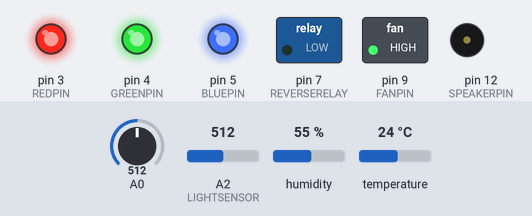
This sketch was run on a simulated Arduino Uno, built with avr-gcc and run on an emulated ATmega328P. Shown: switched loads named in the sketch (green lamp = pin HIGH), output pins drawn as LEDs (lit = HIGH), buzzer (waves = sounding, pin HIGH). Inputs (shaded band) come from the test bench; at power-on: A0 = 512, A2 (LIGHTSENSOR) = 512, humidity 55 %, temperature 24 °C. The local clock reads 2024-03-15 10:24:30 at power-on unless the sketch sets it; what the sketch prints to the serial monitor is not drawn.

Above: at 24.9 s.
At 30.2 s:
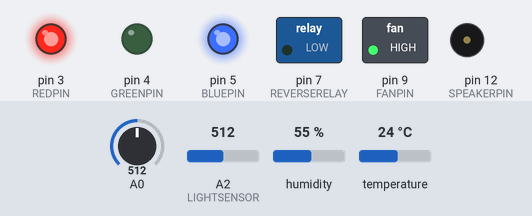
At 31.0 s:
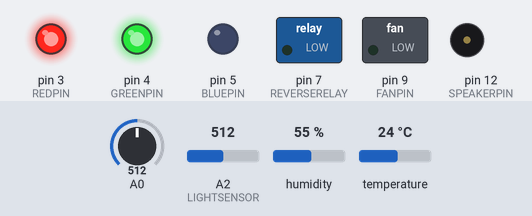
Timing chart, 0 to 32.5 s (numbered marks = the images above):
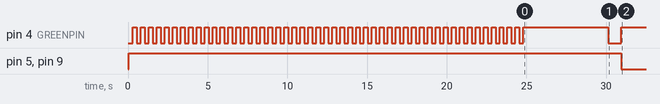

The sketch:

Dapur_complete.ino
```cpp
#include <SoftwareSerial.h>
#include <EEPROM.h>
#include <Wire.h>
#include <DHT.h>

// ----------------------- Bluetooth --------------------------------
SoftwareSerial Genotronex(10, 11); // RX, TX
String BluetoothData; // the data given from Computer
char inData[50]; // Allocate some space for the string
char inChar=-1; // Where to store the character read
byte index = 0; // Index into array; where to store the character

// ----------------------- Temperature DHT --------------------------
#define         DHTPIN A1
#define         DHTTYPE DHT11                         // DHT 11 which is derived from the chart in datasheet
#define         DHTTYPE DHT11
DHT dht(DHTPIN, DHTTYPE);
bool IsDHTEnabled = true;

// ----------------------- Movement PIR -----------------------------------
int PIRPIN = 8;               // choose the input pin (for PIR sensor)
int pirState = LOW;             // we start, assuming no motion detected
int val = 0;                    // variable for reading the pin status
bool IsPirEnabled = true;

// ----------------------- Sirene ----------------------------------------
int SPEAKERPIN = 12;
bool IsPanicActive = false;
bool IsSireneEnabled = true;

// ----------------------- CLock ----------------------------------------
#define DS3231_I2C_ADDRESS 0x68
double startingMinute;
bool isFirstFifteen;

// ------------------------ FAN ------------------------------------------
int FANPIN = 9;
double FANRUNTIME = 5; // in minutes
bool IsFanEnabled = true;
bool IsFanOn = false;
bool IsForcedOn = false;
int LastHour = 25;

// ----------------------- LED STATUS -----------------------------------
int REDPIN = 3;
int GREENPIN = 4;
int BLUEPIN = 5;
int LoopCounter = 0;

// ------------------------ FAN REVERSAL BUTTON --------------------------
int LIGHTSENSOR = 2;
int REVERSERELAY = 7;
bool IsReverseEnabled = false;

/************************MQ-2 Gas Sensor************************************/
#define         MQ_PIN                       (0)     //define which analog input channel you are going to use
#define         RL_VALUE                     (5)     //define the load resistance on the board, in kilo ohms
#define         RO_CLEAN_AIR_FACTOR          (9.83)  //RO_CLEAR_AIR_FACTOR=(Sensor resistance in clean air)/RO,
                                                     //which is derived from the chart in datasheet

#define         CALIBARAION_SAMPLE_TIMES     (50)    //define how many samples you are going to take in the calibration phase
#define         CALIBRATION_SAMPLE_INTERVAL  (500)   //define the time interal(in milisecond) between each samples in the
                                                     //cablibration phase
#define         READ_SAMPLE_INTERVAL         (50)    //define how many samples you are going to take in normal operation
#define         READ_SAMPLE_TIMES            (5)     //define the time interal(in milisecond) between each samples in
                                                     //normal operation
#define         GAS_LPG                      (0)
#define         GAS_CO                       (1)
#define         GAS_SMOKE                    (2)

float           LPGCurve[3]  =  {2.3,0.21,-0.47};   //two points are taken from the curve.
                                                    //with these two points, a line is formed which is "approximately equivalent"
                                                    //to the original curve.
                                                    //data format:{ x, y, slope}; point1: (lg200, 0.21), point2: (lg10000, -0.59)
float           COCurve[3]  =  {2.3,0.72,-0.34};    //two points are taken from the curve.
                                                    //with these two points, a line is formed which is "approximately equivalent"
                                                    //to the original curve.
                                                    //data format:{ x, y, slope}; point1: (lg200, 0.72), point2: (lg10000,  0.15)
float           SmokeCurve[3] ={2.3,0.53,-0.44};    //two points are taken from the curve.
                                                    //with these two points, a line is formed which is "approximately equivalent"
                                                    //to the original curve.
                                                    //data format:{ x, y, slope}; point1: (lg200, 0.53), point2: (lg10000,  -0.22)
float           Ro           =  10;                 //Ro is initialized to 10 kilo ohms

bool IsGasSensorEnable = true;
bool IsGasLeaking = false;
int GasTreshold = 30;

String LoadSettings(bool phoneRequest)
{
  char value[512];
  for(int i=0; i<=512; i++)
  {
    value[i]= (char)EEPROM.read(i);
    Serial.println((char)EEPROM.read(i));
  }

  String settingString;
  char *p = value;
  Serial.println("XXXXXXXXXXXXXXX");
  //Serial.println(value);
  char *str;
  int i = 0;
  while ((str = strtok_r(p, ";", &p)) != NULL) // delimiter is the semicolon
  {
    bool isSkipped;
    if(str[i] == 'S') // speaker
    {
      IsSireneEnabled = (bool)str[i+2];
      Serial.print("Speaker status:");
      Serial.println(IsSireneEnabled);
    }
    else if(str[i] == 'P') // PIR
    {
      if(str[i+2] == '0')
        IsPirEnabled = false;
      else if(str[i+2] == '1')
        IsPirEnabled = true;

      Serial.print("PIR status:");
      Serial.println(IsPirEnabled);
    }
    else if(str[i] == 'T') // DHT
    {
      IsDHTEnabled = (bool)str[i+2];
      Serial.print("DHT status:");
      Serial.println(IsDHTEnabled);
    }
    else if(str[i] == 'G') // MQ2
    {
      IsGasSensorEnable = (bool)str[i+2];
      Serial.print("MQ2 status:");
      Serial.println(IsGasSensorEnable);
    }
    else if(str[i] == 'F') // Fan
    {
      IsFanEnabled = (bool)str[i+2];

      Serial.print("FAN status:");
      Serial.println(IsFanEnabled);
    }
    //else if(str[i] == 'D') // Timer
    //  FANRUNTIME = (
    else
    {
      isSkipped = true;
    }

    if(!isSkipped)
    {
      settingString += str[i] + str[i+1] + str[i+2] + ";";
    }

    Serial.println(str);
  }

  return settingString;
}

void UpdateSettings(String settingValue)
{
  Serial.println("UPDATING");
  for(int i = 0; i < settingValue.length(); i++)
  {
    EEPROM.write(i, (byte)settingValue[i]);
    Serial.println(settingValue[i]);
  }
  LoadSettings(false);
}

String InputReader() {
  index = 0;
  while (Genotronex.available() > 0) // Don't read unless
                                 // there you know there is data
  {
      if(index < 50) // One less than the size of the array
      {
          inChar = Genotronex.read(); // Read a character
          inData[index] = inChar; // Store it
          index++; // Increment where to write next
          inData[index] = '\0'; // Null terminate the string
      }
      //Genotronex.flush();
      //Serial.println(inData);
  }

  Serial.print(inData);
  Serial.print("-------");
  //Serial.println(This);
  String result = String(inData);
//  if (strcmp(inData,This)  == 0)
//  {
//
//      result = true;
//  }
//  result = false;

  for (int i=0;i<50;i++)
  {
    inData[i]=0;
  }
  index=0;

  return result;
}

// Get Movement Reading
bool GetMovementReadings()
{
  if(!IsPirEnabled)
  {
    return false;
  }

  val = digitalRead(PIRPIN);  // read input value
  if (val == HIGH) {            // check if the input is HIGH
    if (pirState == LOW)
    {
      // we have just turned on
      Serial.println("Motion detected!");
      // We only want to print on the output change, not state
      pirState = HIGH;
    }
  }
  else
  {
    if (pirState == HIGH)
    {
      // we have just turned off
      Serial.println("Motion ended!");
      // We only want to print on the output change, not state
      pirState = LOW;
    }
  }

  if(IsSireneEnabled)
  {
    digitalWrite(SPEAKERPIN, pirState);
  }

  return pirState;
}

// Get MQ2 Sensor value
String GetAirReadings()
{
  String mq2Info = "~L:";
  int lpg = (MQGetGasPercentage(MQRead(MQ_PIN)/Ro,GAS_LPG));
  mq2Info += lpg;
  mq2Info += "~|~C:";
  int co = (MQGetGasPercentage(MQRead(MQ_PIN)/Ro,GAS_CO));
  mq2Info += co;
  mq2Info += "~|~S:";
  int smoke = (MQGetGasPercentage(MQRead(MQ_PIN)/Ro,GAS_SMOKE));
  mq2Info += smoke;
  mq2Info += "~|";

  IsGasLeaking = (lpg > GasTreshold) || (co > GasTreshold) || (smoke > GasTreshold);
  if(IsGasLeaking)
  {
    digitalWrite(REDPIN, LOW);
    digitalWrite(GREENPIN, HIGH);
    digitalWrite(SPEAKERPIN, HIGH);
  }
  else
  {
    digitalWrite(REDPIN, HIGH);
    digitalWrite(SPEAKERPIN, LOW);
  }

  return mq2Info;
}

// Get Temperature reading
String GetTemperature()
{
  String tempInfo;
  String temp;

  tempInfo += "T:";
  //dtostrf(dht.readTemperature(),3, 1, temp);
  tempInfo += String(dht.readTemperature(), 1);
  //tempInfo += temp;
  tempInfo += "~|";

  tempInfo += "~H:";
  //dtostrf(dht.readHumidity(),3, 1, temp);
  tempInfo += String(dht.readHumidity(),1);
  //tempInfo += temp;
  tempInfo += "~|";

  return tempInfo;
}

void readDS3231time(byte *second,
byte *minute,
byte *hour,
byte *dayOfWeek,
byte *dayOfMonth,
byte *month,
byte *year)
{
  Wire.beginTransmission(DS3231_I2C_ADDRESS);
  Wire.write(0); // set DS3231 register pointer to 00h
  Wire.endTransmission();
  Wire.requestFrom(DS3231_I2C_ADDRESS, 7);
  // request seven bytes of data from DS3231 starting from register 00h
  *second = bcdToDec(Wire.read() & 0x7f);
  *minute = bcdToDec(Wire.read());
  *hour = bcdToDec(Wire.read() & 0x3f);
  *dayOfWeek = bcdToDec(Wire.read());
  *dayOfMonth = bcdToDec(Wire.read());
  *month = bcdToDec(Wire.read());
  *year = bcdToDec(Wire.read());
}

bool GetFanTimer()
{
  byte second, minute, hour, dayOfWeek, dayOfMonth, month, year;
  // retrieve data from DS3231
  readDS3231time(&second, &minute, &hour, &dayOfWeek, &dayOfMonth, &month,&year);
//  if(hour % 2 == 0)
//  {

    if(LastHour != hour)
    {
      startingMinute = minute;
      isFirstFifteen = true;
      LastHour = hour;
      Serial.println("gethere!!!!!!!~~~~~~~~~~~~~~~~~");
    }

    if(isFirstFifteen)
    {
      Serial.print("Starting");
      Serial.println(startingMinute);
      if(startingMinute <  (60 - FANRUNTIME) && minute > startingMinute + FANRUNTIME)
      {
        Serial.println("123gethere!!!!!!!~~~~~~~~~~~~~~~~~");
        isFirstFifteen = false;
        return false;
      }
      else if(startingMinute >= (60 - FANRUNTIME) && (startingMinute + FANRUNTIME) - 60 > minute)
      {
        Serial.println("qwertygethere!!!!!!!~~~~~~~~~~~~~~~~~");
        isFirstFifteen = false;
        return false;
      }
      else
      {
        Serial.println("HEREHERE");
        return true;
      }
    }
//  }
return false;
}


/****************** MQResistanceCalculation ****************************************
Input:   raw_adc - raw value read from adc, which represents the voltage
Output:  the calculated sensor resistance
Remarks: The sensor and the load resistor forms a voltage divider. Given the voltage
         across the load resistor and its resistance, the resistance of the sensor
         could be derived.
************************************************************************************/
float MQResistanceCalculation(int raw_adc)
{
  return ( ((float)RL_VALUE*(1023-raw_adc)/raw_adc));
}

/***************************** MQCalibration ****************************************
Input:   mq_pin - analog channel
Output:  Ro of the sensor
Remarks: This function assumes that the sensor is in clean air. It use
         MQResistanceCalculation to calculates the sensor resistance in clean air
         and then divides it with RO_CLEAN_AIR_FACTOR. RO_CLEAN_AIR_FACTOR is about
         10, which differs slightly between different sensors.
************************************************************************************/
float MQCalibration(int mq_pin)
{
  int i;
  float val=0;

  for (i=0;i<CALIBARAION_SAMPLE_TIMES;i++) {            //take multiple samples
    digitalWrite(GREENPIN, 0);
    val += MQResistanceCalculation(analogRead(mq_pin));
    delay(CALIBRATION_SAMPLE_INTERVAL / 2);
    digitalWrite(GREENPIN, 1);
    delay(CALIBRATION_SAMPLE_INTERVAL / 2);
  }
  val = val/CALIBARAION_SAMPLE_TIMES;                   //calculate the average value

  val = val/RO_CLEAN_AIR_FACTOR;                        //divided by RO_CLEAN_AIR_FACTOR yields the Ro
                                                        //according to the chart in the datasheet
  return val;
}
/*****************************  MQRead *********************************************
Input:   mq_pin - analog channel
Output:  Rs of the sensor
Remarks: This function use MQResistanceCalculation to caculate the sensor resistenc (Rs).
         The Rs changes as the sensor is in the different consentration of the target
         gas. The sample times and the time interval between samples could be configured
         by changing the definition of the macros.
************************************************************************************/
float MQRead(int mq_pin)
{
  int i;
  float rs=0;

  for (i=0;i<READ_SAMPLE_TIMES;i++) {
    rs += MQResistanceCalculation(analogRead(mq_pin));
    delay(READ_SAMPLE_INTERVAL);
  }

  rs = rs/READ_SAMPLE_TIMES;

  return rs;
}

/*****************************  MQGetGasPercentage **********************************
Input:   rs_ro_ratio - Rs divided by Ro
         gas_id      - target gas type
Output:  ppm of the target gas
Remarks: This function passes different curves to the MQGetPercentage function which
         calculates the ppm (parts per million) of the target gas.
************************************************************************************/
int MQGetGasPercentage(float rs_ro_ratio, int gas_id)
{
  if ( gas_id == GAS_LPG ) {
     return MQGetPercentage(rs_ro_ratio,LPGCurve);
  } else if ( gas_id == GAS_CO ) {
     return MQGetPercentage(rs_ro_ratio,COCurve);
  } else if ( gas_id == GAS_SMOKE ) {
     return MQGetPercentage(rs_ro_ratio,SmokeCurve);
  }

  return 0;
}

/*****************************  MQGetPercentage **********************************
Input:   rs_ro_ratio - Rs divided by Ro
         pcurve      - pointer to the curve of the target gas
Output:  ppm of the target gas
Remarks: By using the slope and a point of the line. The x(logarithmic value of ppm)
         of the line could be derived if y(rs_ro_ratio) is provided. As it is a
         logarithmic coordinate, power of 10 is used to convert the result to non-logarithmic
         value.
************************************************************************************/
int  MQGetPercentage(float rs_ro_ratio, float *pcurve)
{
  return (pow(10,( ((log(rs_ro_ratio)-pcurve[1])/pcurve[2]) + pcurve[0])));
}


// CLOCK HELPER
// Convert normal decimal numbers to binary coded decimal
byte decToBcd(byte val)
{
  return( (val/10*16) + (val%10) );
}
// Convert binary coded decimal to normal decimal numbers
byte bcdToDec(byte val)
{
  return( (val/16*10) + (val%16) );
}

void setup() {

  //Bluetooth Setup
  // put your setup code here, to run once:
  Genotronex.begin(9600);
  Genotronex.println("Bluetooth On please press 1 or 0 blink LED ..");

  Wire.begin();
  pinMode(SPEAKERPIN,OUTPUT);
  pinMode(REVERSERELAY, OUTPUT);
  pinMode(FANPIN, OUTPUT);
  pinMode(REDPIN, OUTPUT);
  pinMode(GREENPIN, OUTPUT);
  pinMode(BLUEPIN, OUTPUT);

  digitalWrite(REDPIN, HIGH);
  digitalWrite(GREENPIN, HIGH);
  digitalWrite(BLUEPIN, HIGH);
  digitalWrite(FANPIN, HIGH); // fan is reversed when installing the cable -_-
  digitalWrite(REVERSERELAY, LOW);


  //MQ-2 Setup
  Serial.begin(9600);  //UART setup, baudrate = 9600bps
  Serial.println("Running...");
  Serial.println("Calibrating...");

  Ro = MQCalibration(MQ_PIN);                       //Calibrating the sensor. Please make sure the sensor is in clean air

  Serial.println("Calibration is done...");
  Serial.println("Ro=");
  Serial.print(Ro);
  Serial.println("kohm");
  delay(3000);
  //UpdateSettings("S:1;P:0;T:1;G:1;F:0;D:15;");
  LoadSettings(false);

}

void loop() {
  if(!IsGasLeaking && !IsFanOn && LoopCounter % 5 == 0)
  {
    digitalWrite(GREENPIN, LOW);
    LoopCounter = 0;
  }
  else if(!IsGasLeaking && !IsFanOn && LoopCounter % 5 != 0)
  {
    digitalWrite(GREENPIN, HIGH);
  }
  else if(!IsGasLeaking && IsFanOn)
  {
    digitalWrite(BLUEPIN, LOW);
  }

  String input;
  if(Genotronex.available())
  {
    input = (String)InputReader();
    input.trim();
  }
  if(input == "PIR_ON")
  {
    IsPirEnabled = true;
    IsSireneEnabled = true;
    Genotronex.println("PIR Activated ");
  }
  else if (input == "PIR_OFF")
  {
    IsPirEnabled = false;
    IsSireneEnabled = false;
    Genotronex.println("PIR Deactivated");
  }
  else if (input == "SIRENE_ON")
  {
    IsPanicActive = true;
    Serial.println("@@@@@@@@@@@@@@@@@@@@@@");
  }
  else if (input == "SIRENE_OFF")
  {
    IsPanicActive = false;
    Serial.println("^^^^^^^^^^^^^^^^^^^");
  }
  else if(input.startsWith("'UPDATE_SETTING"))
  {
    Serial.println("@@@@@@@@@@@@@@@@@@@@@@");
    input = input.substring(15, input.length());
    Serial.println(input);
    UpdateSettings(input);
  }
  else if(input.startsWith("READ_SETTING"))
  {
    Serial.println("-------RS--------");
    String settingMessage = LoadSettings(true);
    Serial.println(settingMessage);
    Genotronex.println(settingMessage);
  }
  else if(input.startsWith("FAN_ON"))
  {
    IsForcedOn = true;
  }
  else if(input.startsWith("FAN_OFF"))
  {
    IsForcedOn = false;
  }

  digitalWrite(SPEAKERPIN, IsPanicActive);

  String message = "|~";

  // Get Temperature reading
  if(IsDHTEnabled)
  {
    message += GetTemperature();
  }

  // Get MQ2 reading
  if(IsGasSensorEnable)
  {
    message += GetAirReadings();
  }

//  if(IsPirEnabled)
//  {
//    message += "~M:";
//    message += GetMovementReadings();
//  }

  message += "~|";
  Serial.print("value ");
  Serial.println(analogRead(LIGHTSENSOR));
  if(IsGasLeaking || IsForcedOn)
  {
    digitalWrite(REVERSERELAY, LOW);
    digitalWrite(FANPIN, LOW);
  }
  else
  {
    if(analogRead(LIGHTSENSOR) > 600)
    {
      delay(5000);
      // fan blow air TO kitchen
      IsReverseEnabled = true;
      digitalWrite(REVERSERELAY, HIGH);
      Serial.println("Fan Reversed");
      Serial.println("Fan On");
      digitalWrite(FANPIN, LOW);
    }
    else
    {
      // fan suck air FROM kitchen
      IsReverseEnabled = false;
      digitalWrite(REVERSERELAY, LOW);
      Serial.println("Fan Normal");
      if(GetFanTimer())
      {
        Serial.println("Fan On");
        digitalWrite(GREENPIN, HIGH);
        digitalWrite(BLUEPIN, LOW);
        digitalWrite(FANPIN, LOW);
        IsFanOn = true;
      }
      else
      {
        digitalWrite(BLUEPIN, HIGH);
        digitalWrite(FANPIN, HIGH);
        IsFanOn = false;
      }
    }
  }

  Serial.println(message);
  Genotronex.println(message);

  delay(100);// prepare for next data ...
  LoopCounter += 1;
}
```

Measured:
- by itself, pin 4 (GREENPIN): goes 48 × (LOW 0.25 s, HIGH 0.25 s), LOW 0.25 s, HIGH 5.3 s, LOW 0.80 s, then HIGH
- by itself, pin 5 (BLUEPIN), pin 9 (FANPIN): HIGH → LOW at 30.9 s
